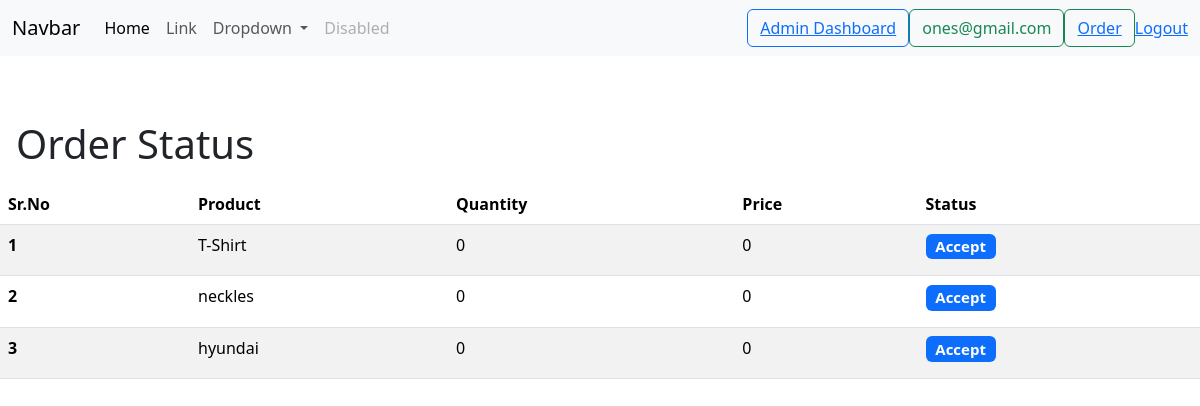
/order/ (signed in), run on the app's committed database.
### store/models/orders.py (models this page shows, shortened)
class orders(models.Model):
    ids = models.BigAutoField(primary_key=True)
    customer = models.ForeignKey(sign,on_delete=models.CASCADE)
    product = models.ForeignKey(product,on_delete=models.CASCADE)
    date = models.DateField(default=datetime.datetime.today())
    price = models.IntegerField(default=0)
    quantity = models.IntegerField(default=0)
    phone = models.CharField(max_length=30,blank=True)
    address = models.CharField(max_length=50)
    status = models.BooleanField(default=False)
    @staticmethod
    def get_order_by_id(user_id):
        return orders.objects.filter(customer=user_id)

### store/models/product.py (models this page shows, shortened)
class product(models.Model):
    PRODUCT=models.CharField(max_length=50)
    CATEGORY=models.ForeignKey(category,on_delete=models.CASCADE,default=1)
    DESCRIPTION=models.TextField()
    PRICE=models.IntegerField(default=0)
    IMAGE=models.ImageField(upload_to="files/")
    def __str__(self):
        return self.PRODUCT

### store/views/order.py (the view)
# urls.py: path('order/', order_display.as_view(),name='order'),
class order_display(View):
    @method_decorator(simple_middleware)
    def get(self,request):
        user = request.session.get('id')
        order= orders.get_order_by_id(user)
        if 'cart' in request.session:
            del request.session['cart']
        else:
            print("item not removed from session")
        return render(request,"order.html",{'order':order})

### store/templatetags/cart.py (called while the page is built)
@register.filter(name="multiply")
def currency(number , number1):
    return number * number1

### store/templates/order.html
{% extends 'base.html' %}
{% block content %}
{% load cart %}
<div><h1 class="m-3">Order Status</h1></div>
<table class="table table-striped">
    <thead>
    <tr>
        <th scope="col">Sr.No</th>
        <th scope="col">Product</th>
        <th scope="col">Quantity</th>
        <th scope="col">Price</th>
        <th scope="col">Status</th>
    </tr>
    </thead>
    <tbody>
    {% for i in order %}
    <tr>
        <th scope="row">{{forloop.counter}}</th>
        <td>{{i.product}}</td>
        <td>{{i.quantity}}</td>
        <td>{{i.quantity|multiply:i.price}}</td>
        <td>
            {% if i.status %}
                <h5><span class="badge bg-primary">Accept</span></h5>
            {% else %}
                <h5><span class="badge bg-warning">Pending</span></h5>
            {% endif %}
        </td>
    </tr>
    {% endfor %}
    </tbody>
</table>
{% endblock %}

### data on the page
orders: product "T-Shirt", quantity "0", quantity|multiply "0", status "Accept"
orders: product "neckles", quantity "0", quantity|multiply "0", status "Accept"
orders: product "hyundai", quantity "0", quantity|multiply "0", status "Accept"

### other printed values
{{ request.session.user }} "ones@gmail.com"
